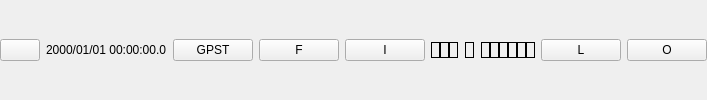
    <widget class="QWidget" name="panelTop" native="true">
     <property name="sizePolicy">
      <sizepolicy hsizetype="Preferred" vsizetype="Fixed">
       <horstretch>0</horstretch>
       <verstretch>0</verstretch>
      </sizepolicy>
     </property>
     <property name="toolTip">
      <string/>
     </property>
     <property name="text" stdset="0">
      <string/>
     </property>
     <layout class="QHBoxLayout" name="horizontalLayout_8">
      <property name="leftMargin">
       <number>0</number>
      </property>
      <property name="topMargin">
       <number>0</number>
      </property>
      <property name="rightMargin">
       <number>0</number>
      </property>
      <property name="bottomMargin">
       <number>0</number>
      </property>
      <item>
       <widget class="QPushButton" name="btnPanel">
        <property name="sizePolicy">
         <sizepolicy hsizetype="Fixed" vsizetype="Fixed">
          <horstretch>0</horstretch>
          <verstretch>0</verstretch>
         </sizepolicy>
        </property>
        <property name="toolTip">
         <string>Change the number of visible panels</string>
        </property>
        <property name="icon">
         <iconset resource="../icon/resources.qrc">
          <normaloff>:/buttons/square</normaloff>:/buttons/square</iconset>
        </property>
       </widget>
      </item>
      <item>
       <widget class="QLabel" name="lblTime">
        <property name="toolTip">
         <string>Server time</string>
        </property>
        <property name="text">
         <string>2000/01/01 00:00:00.0</string>
        </property>
       </widget>
      </item>
      <item>
       <widget class="QPushButton" name="btnTimeSys">
        <property name="toolTip">
         <string>Time system</string>
        </property>
        <property name="text">
         <string>GPST</string>
        </property>
       </widget>
      </item>
      <item>
       <spacer name="horizontalSpacer">
        <property name="orientation">
         <enum>Qt::Orientation::Horizontal</enum>
        </property>
        <property name="sizeHint" stdset="0">
         <size>
          <width>0</width>
          <height>0</height>
         </size>
        </property>
       </spacer>
      </item>
      <item>
       <widget class="QWidget" name="panelStream" native="true">
        <property name="text" stdset="0">
         <string/>
        </property>
        <layout class="QHBoxLayout" name="horizontalLayout_7">
         <property name="leftMargin">
          <number>0</number>
         </property>
         <property name="topMargin">
          <number>0</number>
         </property>
         <property name="rightMargin">
          <number>0</number>
         </property>
         <property name="bottomMargin">
          <number>0</number>
         </property>
         <item>
          <widget class="QPushButton" name="btnInputFile">
           <property name="sizePolicy">
            <sizepolicy hsizetype="Fixed" vsizetype="Fixed">
             <horstretch>0</horstretch>
             <verstretch>0</verstretch>
            </sizepolicy>
           </property>
           <property name="toolTip">
            <string>Define input files</string>
           </property>
           <property name="text">
            <string>F</string>
           </property>
          </widget>
         </item>
         <item>
          <widget class="QPushButton" name="btnInputStream">
           <property name="sizePolicy">
            <sizepolicy hsizetype="Fixed" vsizetype="Fixed">
             <horstretch>0</horstretch>
             <verstretch>0</verstretch>
            </sizepolicy>
           </property>
           <property name="toolTip">
            <string>Define input streams</string>
           </property>
           <property name="text">
            <string>I</string>
           </property>
          </widget>
         </item>
         <item>
          <widget class="QWidget" name="widget" native="true">
           <layout class="QHBoxLayout" name="horizontalLayout_10">
            <property name="spacing">
             <number>0</number>
            </property>
            <property name="leftMargin">
             <number>0</number>
            </property>
            <property name="topMargin">
             <number>0</number>
            </property>
            <property name="rightMargin">
             <number>0</number>
            </property>
            <property name="bottomMargin">
             <number>0</number>
            </property>
            <item>
             <widget class="QLabel" name="lblStream1">
              <property name="sizePolicy">
               <sizepolicy hsizetype="Preferred" vsizetype="Fixed">
                <horstretch>0</horstretch>
                <verstretch>0</verstretch>
               </sizepolicy>
              </property>
              <property name="toolTip">
               <string>Rover input stream</string>
              </property>
              <property name="frameShape">
               <enum>QFrame::Shape::Box</enum>
              </property>
             </widget>
            </item>
            <item>
             <widget class="QLabel" name="lblStream2">
              <property name="sizePolicy">
               <sizepolicy hsizetype="Preferred" vsizetype="Fixed">
                <horstretch>0</horstretch>
                <verstretch>0</verstretch>
               </sizepolicy>
              </property>
              <property name="toolTip">
               <string>Base station input stream</string>
              </property>
              <property name="frameShape">
               <enum>QFrame::Shape::Box</enum>
              </property>
             </widget>
            </item>
            <item>
             <widget class="QLabel" name="lblStream3">
              <property name="sizePolicy">
               <sizepolicy hsizetype="Preferred" vsizetype="Fixed">
                <horstretch>0</horstretch>
                <verstretch>0</verstretch>
               </sizepolicy>
              </property>
              <property name="toolTip">
               <string>Correction data input stream</string>
              </property>
              <property name="frameShape">
               <enum>QFrame::Shape::Box</enum>
              </property>
             </widget>
            </item>
            <item>
             <widget class="QLabel" name="lblImage1">
              <property name="sizePolicy">
               <sizepolicy hsizetype="Fixed" vsizetype="Ignored">
                <horstretch>0</horstretch>
                <verstretch>0</verstretch>
               </sizepolicy>
              </property>
              <property name="pixmap">
               <pixmap resource="../icon/resources.qrc">:/buttons/rarrow</pixmap>
              </property>
             </widget>
            </item>
            <item>
             <widget class="QLabel" name="lblServer">
              <property name="sizePolicy">
               <sizepolicy hsizetype="Preferred" vsizetype="Fixed">
                <horstretch>0</horstretch>
                <verstretch>0</verstretch>
               </sizepolicy>
              </property>
              <property name="toolTip">
               <string>RTK Server</string>
              </property>
              <property name="frameShape">
               <enum>QFrame::Shape::Box</enum>
              </property>
             </widget>
            </item>
            <item>
             <widget class="QLabel" name="lblImage2">
              <property name="sizePolicy">
               <sizepolicy hsizetype="Fixed" vsizetype="Ignored">
                <horstretch>0</horstretch>
                <verstretch>0</verstretch>
               </sizepolicy>
              </property>
              <property name="pixmap">
               <pixmap resource="../icon/resources.qrc">:/buttons/rarrow</pixmap>
              </property>
             </widget>
            </item>
            <item>
             <widget class="QLabel" name="lblStream4">
              <property name="sizePolicy">
               <sizepolicy hsizetype="Preferred" vsizetype="Fixed">
                <horstretch>0</horstretch>
                <verstretch>0</verstretch>
               </sizepolicy>
              </property>
              <property name="toolTip">
               <string>Log stream rover</string>
              </property>
              <property name="frameShape">
               <enum>QFrame::Shape::Box</enum>
              </property>
             </widget>
            </item>
            <item>
             <widget class="QLabel" name="lblStream5">
              <property name="sizePolicy">
               <sizepolicy hsizetype="Preferred" vsizetype="Fixed">
                <horstretch>0</horstretch>
                <verstretch>0</verstretch>
               </sizepolicy>
              </property>
              <property name="toolTip">
               <string>Log stream base station</string>
              </property>
              <property name="frameShape">
               <enum>QFrame::Shape::Box</enum>
              </property>
             </widget>
            </item>
            <item>
             <widget class="QLabel" name="lblStream6">
              <property name="sizePolicy">
               <sizepolicy hsizetype="Preferred" vsizetype="Fixed">
                <horstretch>0</horstretch>
                <verstretch>0</verstretch>
               </sizepolicy>
              </property>
              <property name="toolTip">
               <string>Log stream corrections</string>
              </property>
              <property name="frameShape">
               <enum>QFrame::Shape::Box</enum>
              </property>
             </widget>
            </item>
            <item>
             <widget class="QWidget" name="widget_2" native="true"/>
            </item>
            <item>
             <widget class="QLabel" name="lblStream7">
              <property name="sizePolicy">
               <sizepolicy hsizetype="Preferred" vsizetype="Fixed">
                <horstretch>0</horstretch>
                <verstretch>0</verstretch>
               </sizepolicy>
              </property>
              <property name="toolTip">
               <string>Solution stream 1</string>
              </property>
              <property name="frameShape">
               <enum>QFrame::Shape::Box</enum>
              </property>
             </widget>
            </item>
            <item>
             <widget class="QLabel" name="lblStream8">
              <property name="sizePolicy">
               <sizepolicy hsizetype="Preferred" vsizetype="Fixed">
                <horstretch>0</horstretch>
                <verstretch>0</verstretch>
               </sizepolicy>
              </property>
              <property name="toolTip">
               <string>Solution stream 2</string>
              </property>
              <property name="frameShape">
               <enum>QFrame::Shape::Box</enum>
              </property>
             </widget>
            </item>
            <item>
             <widget class="QLabel" name="lblStream9">
              <property name="sizePolicy">
               <sizepolicy hsizetype="Preferred" vsizetype="Fixed">
                <horstretch>0</horstretch>
                <verstretch>0</verstretch>
               </sizepolicy>
              </property>
              <property name="toolTip">
               <string>Solution stream 3</string>
              </property>
              <property name="frameShape">
               <enum>QFrame::Shape::Box</enum>
              </property>
             </widget>
            </item>
           </layout>
          </widget>
         </item>
         <item>
          <widget class="QPushButton" name="btnLogStream">
           <property name="sizePolicy">
            <sizepolicy hsizetype="Fixed" vsizetype="Fixed">
             <horstretch>0</horstretch>
             <verstretch>0</verstretch>
            </sizepolicy>
           </property>
           <property name="toolTip">
            <string>Define log streams</string>
           </property>
           <property name="text">
            <string>L</string>
           </property>
          </widget>
         </item>
         <item>
          <widget class="QPushButton" name="btnOutputStream">
           <property name="sizePolicy">
            <sizepolicy hsizetype="Fixed" vsizetype="Fixed">
             <horstretch>0</horstretch>
             <verstretch>0</verstretch>
            </sizepolicy>
           </property>
           <property name="toolTip">
            <string>Define output streams</string>
           </property>
           <property name="text">
            <string>O</string>
           </property>
          </widget>
         </item>
        </layout>
       </widget>
      </item>
     </layout>
    </widget>
